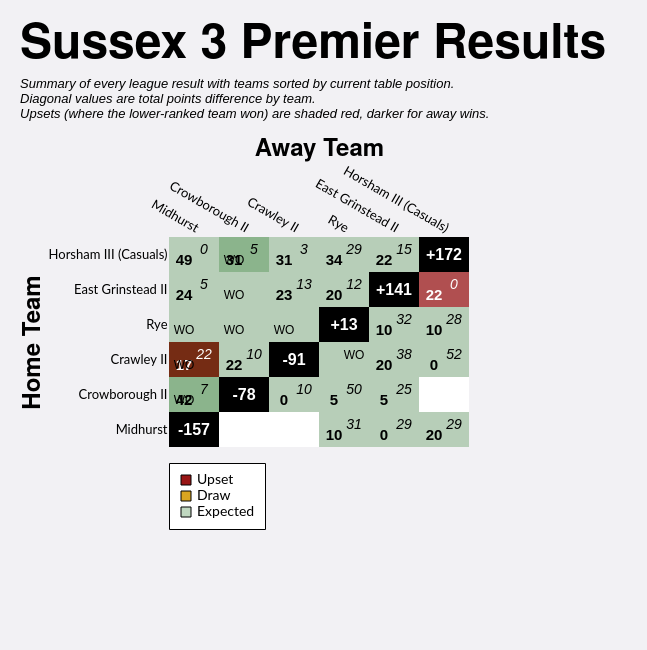

The Vega-Lite source for this figure:
### Vega-Lite specification from a JSON file in a GitHub repository (floating-point values rounded to 4 significant figures)
{"config": {"axis": {"labelFont": "Lato, sans-serif", "titleFont": "PT Sans Narrow, Helvetica Neue, Helvetica, Arial, sans-serif", "labelFontSize": 13, "titleFontSize": 24, "gridColor": "#202947", "gridOpacity": 0.2}, "header": {"labelFont": "PT Sans Narrow, Helvetica Neue, Helvetica, Arial, sans-serif", "titleFont": "PT Sans Narrow, Helvetica Neue, Helvetica, Arial, sans-serif", "labelFontSize": 24, "titleFontSize": 28, "labelFontWeight": "bold", "orient": "left"}, "legend": {"labelFont": "Lato, sans-serif", "titleFont": "PT Sans Narrow, Helvetica Neue, Helvetica, Arial, sans-serif", "labelFontSize": 14, "titleFontSize": 16, "titlePadding": 5, "fillColor": "white", "strokeColor": "black", "padding": 10, "titleFontWeight": "lighter", "titleFontStyle": "italic", "titleColor": "gray", "offset": 10}, "title": {"font": "PT Sans Narrow, Helvetica Neue, Helvetica, Arial, sans-serif", "fontSize": 48, "fontWeight": "bold", "anchor": "start", "align": "center", "titlePadding": 20, "subtitlePadding": 10, "subtitleFontSize": 13, "subtitleColor": "", "subtitleFontStyle": "italic", "offset": 15, "color": "black"}, "axisX": {"labelAngle": 0}, "facet": {"title": null, "header": null, "align": {"row": "each", "column": "each"}}, "resolve": {"scale": {"y": "independent", "facet": "independent"}}, "background": "#f2f1f4", "scale": {"offsetBandPaddingOuter": 0.2, "offsetBandPaddingInner": 0.1}, "view": {"stroke": null}}, "layer": [{"data": {"name": "data-8764dce6b878215d67f8b3fd9065652d"}, "mark": {"type": "rect"}, "encoding": {"color": {"field": "unexpected_result", "legend": {"columns": 1, "direction": "horizontal", "labelExpr": "datum.value === 'Upset (Away Win)' ? 'Upset' : datum.value", "labelLimit": 220, "offset": 16, "orient": "bottom", "symbolStrokeColor": "black", "symbolStrokeWidth": 1, "values": ["Upset (Away Win)", "Draw", "Expected"]}, "scale": {"domain": ["Expected", "Upset (Home Win)", "Upset (Away Win)", "Draw", "To be played", "N/A"], "range": ["#146f1444", "#991515bb", "#991515", "goldenrod", "white", "black"]}, "title": null, "type": "nominal"}, "opacity": {"condition": {"test": "datum.home_team == param_12['home_team'] || datum.away_team == param_12['home_team'] || !isValid(param_12['home_team'])", "value": 1.0}, "value": 0.1}, "tooltip": [{"field": "home_team", "title": "Home", "type": "nominal"}, {"field": "away_team", "title": "Away", "type": "nominal"}, {"field": "home_score_text", "title": "Home Score", "type": "nominal"}, {"field": "away_score_text", "title": "Away Score", "type": "nominal"}, {"field": "result", "title": "Result", "type": "nominal"}, {"field": "unexpected_result", "title": "Unexpectedness", "type": "nominal"}, {"field": "date", "format": "%d %b %Y", "title": "Date", "type": "temporal"}], "x": {"axis": {"domain": false, "grid": false, "labelAngle": 30, "orient": "top", "ticks": false}, "field": "away_team", "sort": ["Midhurst", "Crowborough II", "Crawley II", "Rye", "East Grinstead II", "Horsham III (Casuals)"], "title": "Away Team", "type": "nominal"}, "y": {"axis": {"domain": false, "grid": false, "ticks": false}, "field": "home_team", "sort": ["Horsham III (Casuals)", "East Grinstead II", "Rye", "Crawley II", "Crowborough II", "Midhurst"], "title": "Home Team", "type": "nominal"}}, "name": "view_8"}, {"data": {"name": "data-8764dce6b878215d67f8b3fd9065652d"}, "mark": {"type": "text", "fontStyle": "italic", "size": 14, "xOffset": 10, "yOffset": -5}, "encoding": {"color": {"condition": {"test": "(datum.home_team == param_12['home_team'] || datum.away_team == param_12['home_team'] || !isValid(param_12['home_team'])) && datum.unexpected_result == 'Expected'", "value": "black"}, "value": "white"}, "text": {"field": "away_score_text", "type": "nominal"}, "x": {"field": "away_team", "sort": ["Midhurst", "Crowborough II", "Crawley II", "Rye", "East Grinstead II", "Horsham III (Casuals)"], "type": "nominal"}, "y": {"field": "home_team", "sort": ["Horsham III (Casuals)", "East Grinstead II", "Rye", "Crawley II", "Crowborough II", "Midhurst"], "type": "nominal"}}, "transform": [{"filter": "datum.away_score_text != '' && datum.away_score_text != 'WO'"}]}, {"data": {"name": "data-8764dce6b878215d67f8b3fd9065652d"}, "mark": {"type": "text", "size": 12, "xOffset": 10, "yOffset": -5}, "encoding": {"color": {"condition": {"test": "(datum.home_team == param_12['home_team'] || datum.away_team == param_12['home_team'] || !isValid(param_12['home_team'])) && datum.unexpected_result == 'Expected'", "value": "black"}, "value": "white"}, "text": {"field": "away_score_text", "type": "nominal"}, "x": {"field": "away_team", "sort": ["Midhurst", "Crowborough II", "Crawley II", "Rye", "East Grinstead II", "Horsham III (Casuals)"], "type": "nominal"}, "y": {"field": "home_team", "sort": ["Horsham III (Casuals)", "East Grinstead II", "Rye", "Crawley II", "Crowborough II", "Midhurst"], "type": "nominal"}}, "transform": [{"filter": "datum.away_score_text == 'WO'"}]}, {"data": {"name": "data-8764dce6b878215d67f8b3fd9065652d"}, "mark": {"type": "text", "fontWeight": "bold", "size": 15, "xOffset": -10, "yOffset": 5}, "encoding": {"color": {"condition": {"test": "(datum.home_team == param_12['home_team'] || datum.away_team == param_12['home_team'] || !isValid(param_12['home_team'])) && datum.unexpected_result == 'Expected'", "value": "black"}, "value": "white"}, "text": {"field": "home_score_text", "type": "nominal"}, "x": {"field": "away_team", "sort": ["Midhurst", "Crowborough II", "Crawley II", "Rye", "East Grinstead II", "Horsham III (Casuals)"], "type": "nominal"}, "y": {"field": "home_team", "sort": ["Horsham III (Casuals)", "East Grinstead II", "Rye", "Crawley II", "Crowborough II", "Midhurst"], "type": "nominal"}}, "transform": [{"filter": "datum.home_score_text != '' && datum.home_score_text != 'WO'"}]}, {"data": {"name": "data-8764dce6b878215d67f8b3fd9065652d"}, "mark": {"type": "text", "size": 12, "xOffset": -10, "yOffset": 5}, "encoding": {"color": {"condition": {"test": "(datum.home_team == param_12['home_team'] || datum.away_team == param_12['home_team'] || !isValid(param_12['home_team'])) && datum.unexpected_result == 'Expected'", "value": "black"}, "value": "white"}, "text": {"field": "home_score_text", "type": "nominal"}, "x": {"field": "away_team", "sort": ["Midhurst", "Crowborough II", "Crawley II", "Rye", "East Grinstead II", "Horsham III (Casuals)"], "type": "nominal"}, "y": {"field": "home_team", "sort": ["Horsham III (Casuals)", "East Grinstead II", "Rye", "Crawley II", "Crowborough II", "Midhurst"], "type": "nominal"}}, "transform": [{"filter": "datum.home_score_text == 'WO'"}]}, {"data": {"name": "data-99997583bae8392bf271f2a6b991e258"}, "mark": {"type": "text", "color": "white", "fontWeight": "bold", "size": 16}, "encoding": {"text": {"field": "display_text", "type": "nominal"}, "tooltip": [{"field": "home_team", "title": "Team", "type": "nominal"}, {"field": "display_text", "title": "Points Difference", "type": "nominal"}], "x": {"field": "away_team", "sort": ["Midhurst", "Crowborough II", "Crawley II", "Rye", "East Grinstead II", "Horsham III (Casuals)"], "type": "nominal"}, "y": {"field": "home_team", "sort": ["Horsham III (Casuals)", "East Grinstead II", "Rye", "Crawley II", "Crowborough II", "Midhurst"], "type": "nominal"}}}], "height": {"step": 35}, "padding": {"left": 20, "top": 20, "right": 40, "bottom": 120}, "params": [{"name": "param_12", "select": {"type": "point", "clear": "dblclick", "fields": ["home_team"], "on": "click"}, "value": null, "views": ["view_8"]}], "title": {"text": "Sussex 3 Premier Results", "subtitle": ["Summary of every league result with teams sorted by current table position.", "Diagonal values are total points difference by team.", "Upsets (where the lower-ranked team won) are shaded red, darker for away wins."]}, "width": {"step": 50}, "$schema": "https://vega.github.io/schema/vega-lite/v5.20.1.json", "datasets": {"data-8764dce6b878215d67f8b3fd9065652d": [{"home_team": "Crawley II", "away_team": "Crawley II", "match_id": null, "date": "", "home_score": null, "away_score": null, "home_walkover": null, "away_walkover": null, "result": "N/A", "home_score_text": "", "away_score_text": "", "wo_result": "", "score_text": "", "display_text": "-91", "is_diagonal": true, "result_simple": "N/A", "unexpected_result": "N/A", "unexpected_opacity": 1.0}, {"home_team": "Crawley II", "away_team": "Crowborough II", "match_id": "952685", "date": "2022-01-22T00:00:00", "home_score": 22, "away_score": 10, "home_walkover": false, "away_walkover": false, "result": "Home Win", "home_score_text": "22", "away_score_text": "10", "wo_result": "", "score_text": "22-10", "display_text": "22-10", "is_diagonal": false, "result_simple": "Home Win", "unexpected_result": "Expected", "unexpected_opacity": 0.25}, {"home_team": "Crawley II", "away_team": "East Grinstead II", "match_id": "952701", "date": "2022-03-26T00:00:00", "home_score": 20, "away_score": 38, "home_walkover": false, "away_walkover": false, "result": "Away Win", "home_score_text": "20", "away_score_text": "38", "wo_result": "", "score_text": "20-38", "display_text": "20-38", "is_diagonal": false, "result_simple": "Away Win", "unexpected_result": "Expected", "unexpected_opacity": 0.25}, {"home_team": "Crawley II", "away_team": "Horsham III (Casuals)", "match_id": "952691", "date": "2022-02-12T00:00:00", "home_score": 0, "away_score": 52, "home_walkover": false, "away_walkover": false, "result": "Away Win", "home_score_text": "0", "away_score_text": "52", "wo_result": "", "score_text": "0-52", "display_text": "0-52", "is_diagonal": false, "result_simple": "Away Win", "unexpected_result": "Expected", "unexpected_opacity": 0.25}, {"home_team": "Crawley II", "away_team": "Midhurst", "match_id": "957345", "date": "2022-02-19T00:00:00", "home_score": 17, "away_score": 22, "home_walkover": false, "away_walkover": false, "result": "Away Win (LBP)", "home_score_text": "17", "away_score_text": "22", "wo_result": "", "score_text": "17-22", "display_text": "17-22", "is_diagonal": false, "result_simple": "Away Win", "unexpected_result": "Upset (Away Win)", "unexpected_opacity": 1.0}, {"home_team": "Crawley II", "away_team": "Midhurst", "match_id": "952681", "date": "2022-01-15T00:00:00", "home_score": null, "away_score": null, "home_walkover": true, "away_walkover": false, "result": "Home Win", "home_score_text": "WO", "away_score_text": "", "wo_result": "HWO", "score_text": "WO", "display_text": "WO", "is_diagonal": false, "result_simple": "Home Win", "unexpected_result": "Expected", "unexpected_opacity": 0.25}, {"home_team": "Crawley II", "away_team": "Rye", "match_id": "952676", "date": "2021-12-11T00:00:00", "home_score": null, "away_score": null, "home_walkover": false, "away_walkover": true, "result": "Away Win", "home_score_text": "", "away_score_text": "WO", "wo_result": "AWO", "score_text": "WO", "display_text": "WO", "is_diagonal": false, "result_simple": "Away Win", "unexpected_result": "Expected", "unexpected_opacity": 0.25}, {"home_team": "Crowborough II", "away_team": "Crawley II", "match_id": "952697", "date": "2022-03-05T00:00:00", "home_score": 0, "away_score": 10, "home_walkover": false, "away_walkover": false, "result": "Away Win", "home_score_text": "0", "away_score_text": "10", "wo_result": "", "score_text": "0-10", "display_text": "0-10", "is_diagonal": false, "result_simple": "Away Win", "unexpected_result": "Expected", "unexpected_opacity": 0.25}, {"home_team": "Crowborough II", "away_team": "Crowborough II", "match_id": null, "date": "", "home_score": null, "away_score": null, "home_walkover": null, "away_walkover": null, "result": "N/A", "home_score_text": "", "away_score_text": "", "wo_result": "", "score_text": "", "display_text": "-78", "is_diagonal": true, "result_simple": "N/A", "unexpected_result": "N/A", "unexpected_opacity": 1.0}, {"home_team": "Crowborough II", "away_team": "East Grinstead II", "match_id": "952677", "date": "2021-12-11T00:00:00", "home_score": 5, "away_score": 25, "home_walkover": false, "away_walkover": false, "result": "Away Win", "home_score_text": "5", "away_score_text": "25", "wo_result": "", "score_text": "5-25", "display_text": "5-25", "is_diagonal": false, "result_simple": "Away Win", "unexpected_result": "Expected", "unexpected_opacity": 0.25}, {"home_team": "Crowborough II", "away_team": "Horsham III (Casuals)", "match_id": null, "date": "", "home_score": null, "away_score": null, "home_walkover": null, "away_walkover": null, "result": "To be played", "home_score_text": "", "away_score_text": "", "wo_result": "", "score_text": "", "display_text": "", "is_diagonal": false, "result_simple": "To be played", "unexpected_result": "To be played", "unexpected_opacity": 1.0}, {"home_team": "Crowborough II", "away_team": "Midhurst", "match_id": "957845", "date": "2022-03-26T00:00:00", "home_score": 42, "away_score": 7, "home_walkover": false, "away_walkover": false, "result": "Home Win", "home_score_text": "42", "away_score_text": "7", "wo_result": "", "score_text": "42-7", "display_text": "42-7", "is_diagonal": false, "result_simple": "Home Win", "unexpected_result": "Expected", "unexpected_opacity": 0.25}, {"home_team": "Crowborough II", "away_team": "Midhurst", "match_id": "952687", "date": "2022-01-29T00:00:00", "home_score": null, "away_score": null, "home_walkover": true, "away_walkover": false, "result": "Home Win", "home_score_text": "WO", "away_score_text": "", "wo_result": "HWO", "score_text": "WO", "display_text": "WO", "is_diagonal": false, "result_simple": "Home Win", "unexpected_result": "Expected", "unexpected_opacity": 0.25}, {"home_team": "Crowborough II", "away_team": "Rye", "match_id": "952690", "date": "2022-02-12T00:00:00", "home_score": 5, "away_score": 50, "home_walkover": false, "away_walkover": false, "result": "Away Win", "home_score_text": "5", "away_score_text": "50", "wo_result": "", "score_text": "5-50", "display_text": "5-50", "is_diagonal": false, "result_simple": "Away Win", "unexpected_result": "Expected", "unexpected_opacity": 0.25}, {"home_team": "East Grinstead II", "away_team": "Crawley II", "match_id": "952688", "date": "2022-01-29T00:00:00", "home_score": 23, "away_score": 13, "home_walkover": false, "away_walkover": false, "result": "Home Win", "home_score_text": "23", "away_score_text": "13", "wo_result": "", "score_text": "23-13", "display_text": "23-13", "is_diagonal": false, "result_simple": "Home Win", "unexpected_result": "Expected", "unexpected_opacity": 0.25}, {"home_team": "East Grinstead II", "away_team": "Crowborough II", "match_id": "952704", "date": "2022-04-02T00:00:00", "home_score": null, "away_score": null, "home_walkover": true, "away_walkover": false, "result": "Home Win", "home_score_text": "WO", "away_score_text": "", "wo_result": "HWO", "score_text": "WO", "display_text": "WO", "is_diagonal": false, "result_simple": "Home Win", "unexpected_result": "Expected", "unexpected_opacity": 0.25}, {"home_team": "East Grinstead II", "away_team": "East Grinstead II", "match_id": null, "date": "", "home_score": null, "away_score": null, "home_walkover": null, "away_walkover": null, "result": "N/A", "home_score_text": "", "away_score_text": "", "wo_result": "", "score_text": "", "display_text": "+141", "is_diagonal": true, "result_simple": "N/A", "unexpected_result": "N/A", "unexpected_opacity": 1.0}, {"home_team": "East Grinstead II", "away_team": "Horsham III (Casuals)", "match_id": "952698", "date": "2022-03-05T00:00:00", "home_score": 22, "away_score": 0, "home_walkover": false, "away_walkover": false, "result": "Home Win", "home_score_text": "22", "away_score_text": "0", "wo_result": "", "score_text": "22-0", "display_text": "22-0", "is_diagonal": false, "result_simple": "Home Win", "unexpected_result": "Upset (Home Win)", "unexpected_opacity": 0.75}, {"home_team": "East Grinstead II", "away_team": "Midhurst", "match_id": "952692", "date": "2022-02-12T00:00:00", "home_score": 24, "away_score": 5, "home_walkover": false, "away_walkover": false, "result": "Home Win", "home_score_text": "24", "away_score_text": "5", "wo_result": "", "score_text": "24-5", "display_text": "24-5", "is_diagonal": false, "result_simple": "Home Win", "unexpected_result": "Expected", "unexpected_opacity": 0.25}, {"home_team": "East Grinstead II", "away_team": "Rye", "match_id": "952683", "date": "2022-01-15T00:00:00", "home_score": 20, "away_score": 12, "home_walkover": false, "away_walkover": false, "result": "Home Win", "home_score_text": "20", "away_score_text": "12", "wo_result": "", "score_text": "20-12", "display_text": "20-12", "is_diagonal": false, "result_simple": "Home Win", "unexpected_result": "Expected", "unexpected_opacity": 0.25}, {"home_team": "Horsham III (Casuals)", "away_team": "Crawley II", "match_id": "952678", "date": "2021-12-18T00:00:00", "home_score": 31, "away_score": 3, "home_walkover": false, "away_walkover": false, "result": "Home Win", "home_score_text": "31", "away_score_text": "3", "wo_result": "", "score_text": "31-3", "display_text": "31-3", "is_diagonal": false, "result_simple": "Home Win", "unexpected_result": "Expected", "unexpected_opacity": 0.25}, {"home_team": "Horsham III (Casuals)", "away_team": "Crowborough II", "match_id": "957346", "date": "2022-02-19T00:00:00", "home_score": 31, "away_score": 5, "home_walkover": false, "away_walkover": false, "result": "Home Win", "home_score_text": "31", "away_score_text": "5", "wo_result": "", "score_text": "31-5", "display_text": "31-5", "is_diagonal": false, "result_simple": "Home Win", "unexpected_result": "Expected", "unexpected_opacity": 0.25}, {"home_team": "Horsham III (Casuals)", "away_team": "Crowborough II", "match_id": "953050", "date": "2022-01-15T00:00:00", "home_score": null, "away_score": null, "home_walkover": true, "away_walkover": false, "result": "Home Win", "home_score_text": "WO", "away_score_text": "", "wo_result": "HWO", "score_text": "WO", "display_text": "WO", "is_diagonal": false, "result_simple": "Home Win", "unexpected_result": "Expected", "unexpected_opacity": 0.25}, {"home_team": "Horsham III (Casuals)", "away_team": "East Grinstead II", "match_id": "952684", "date": "2022-01-22T00:00:00", "home_score": 22, "away_score": 15, "home_walkover": false, "away_walkover": false, "result": "Home Win (LBP)", "home_score_text": "22", "away_score_text": "15", "wo_result": "", "score_text": "22-15", "display_text": "22-15", "is_diagonal": false, "result_simple": "Home Win", "unexpected_result": "Expected", "unexpected_opacity": 0.25}, {"home_team": "Horsham III (Casuals)", "away_team": "Horsham III (Casuals)", "match_id": null, "date": "", "home_score": null, "away_score": null, "home_walkover": null, "away_walkover": null, "result": "N/A", "home_score_text": "", "away_score_text": "", "wo_result": "", "score_text": "", "display_text": "+172", "is_diagonal": true, "result_simple": "N/A", "unexpected_result": "N/A", "unexpected_opacity": 1.0}, {"home_team": "Horsham III (Casuals)", "away_team": "Midhurst", "match_id": "952675", "date": "2021-12-11T00:00:00", "home_score": 49, "away_score": 0, "home_walkover": false, "away_walkover": false, "result": "Home Win", "home_score_text": "49", "away_score_text": "0", "wo_result": "", "score_text": "49-0", "display_text": "49-0", "is_diagonal": false, "result_simple": "Home Win", "unexpected_result": "Expected", "unexpected_opacity": 0.25}, {"home_team": "Horsham III (Casuals)", "away_team": "Rye", "match_id": "952700", "date": "2022-03-19T00:00:00", "home_score": 34, "away_score": 29, "home_walkover": false, "away_walkover": false, "result": "Home Win (LBP)", "home_score_text": "34", "away_score_text": "29", "wo_result": "", "score_text": "34-29", "display_text": "34-29", "is_diagonal": false, "result_simple": "Home Win", "unexpected_result": "Expected", "unexpected_opacity": 0.25}, {"home_team": "Midhurst", "away_team": "Crawley II", "match_id": null, "date": "", "home_score": null, "away_score": null, "home_walkover": null, "away_walkover": null, "result": "To be played", "home_score_text": "", "away_score_text": "", "wo_result": "", "score_text": "", "display_text": "", "is_diagonal": false, "result_simple": "To be played", "unexpected_result": "To be played", "unexpected_opacity": 1.0}, {"home_team": "Midhurst", "away_team": "Crowborough II", "match_id": null, "date": "", "home_score": null, "away_score": null, "home_walkover": null, "away_walkover": null, "result": "To be played", "home_score_text": "", "away_score_text": "", "wo_result": "", "score_text": "", "display_text": "", "is_diagonal": false, "result_simple": "To be played", "unexpected_result": "To be played", "unexpected_opacity": 1.0}, {"home_team": "Midhurst", "away_team": "East Grinstead II", "match_id": "955168", "date": "2022-01-08T00:00:00", "home_score": 0, "away_score": 29, "home_walkover": false, "away_walkover": false, "result": "Away Win", "home_score_text": "0", "away_score_text": "29", "wo_result": "", "score_text": "0-29", "display_text": "0-29", "is_diagonal": false, "result_simple": "Away Win", "unexpected_result": "Expected", "unexpected_opacity": 0.25}, {"home_team": "Midhurst", "away_team": "Horsham III (Casuals)", "match_id": "952702", "date": "2022-04-02T00:00:00", "home_score": 20, "away_score": 29, "home_walkover": false, "away_walkover": false, "result": "Away Win", "home_score_text": "20", "away_score_text": "29", "wo_result": "", "score_text": "20-29", "display_text": "20-29", "is_diagonal": false, "result_simple": "Away Win", "unexpected_result": "Expected", "unexpected_opacity": 0.25}, {"home_team": "Midhurst", "away_team": "Midhurst", "match_id": null, "date": "", "home_score": null, "away_score": null, "home_walkover": null, "away_walkover": null, "result": "N/A", "home_score_text": "", "away_score_text": "", "wo_result": "", "score_text": "", "display_text": "-157", "is_diagonal": true, "result_simple": "N/A", "unexpected_result": "N/A", "unexpected_opacity": 1.0}, {"home_team": "Midhurst", "away_team": "Rye", "match_id": "952686", "date": "2022-01-22T00:00:00", "home_score": 10, "away_score": 31, "home_walkover": false, "away_walkover": false, "result": "Away Win", "home_score_text": "10", "away_score_text": "31", "wo_result": "", "score_text": "10-31", "display_text": "10-31", "is_diagonal": false, "result_simple": "Away Win", "unexpected_result": "Expected", "unexpected_opacity": 0.25}, {"home_team": "Rye", "away_team": "Crawley II", "match_id": "952703", "date": "2022-04-02T00:00:00", "home_score": null, "away_score": null, "home_walkover": true, "away_walkover": false, "result": "Home Win", "home_score_text": "WO", "away_score_text": "", "wo_result": "HWO", "score_text": "WO", "display_text": "WO", "is_diagonal": false, "result_simple": "Home Win", "unexpected_result": "Expected", "unexpected_opacity": 0.25}, {"home_team": "Rye", "away_team": "Crowborough II", "match_id": "955082", "date": "2022-02-05T00:00:00", "home_score": null, "away_score": null, "home_walkover": true, "away_walkover": false, "result": "Home Win", "home_score_text": "WO", "away_score_text": "", "wo_result": "HWO", "score_text": "WO", "display_text": "WO", "is_diagonal": false, "result_simple": "Home Win", "unexpected_result": "Expected", "unexpected_opacity": 0.25}, {"home_team": "Rye", "away_team": "East Grinstead II", "match_id": "959356", "date": "2022-03-12T00:00:00", "home_score": 10, "away_score": 32, "home_walkover": false, "away_walkover": false, "result": "Away Win", "home_score_text": "10", "away_score_text": "32", "wo_result": "", "score_text": "10-32", "display_text": "10-32", "is_diagonal": false, "result_simple": "Away Win", "unexpected_result": "Expected", "unexpected_opacity": 0.25}, {"home_team": "Rye", "away_team": "Horsham III (Casuals)", "match_id": "952689", "date": "2022-01-29T00:00:00", "home_score": 10, "away_score": 28, "home_walkover": false, "away_walkover": false, "result": "Away Win", "home_score_text": "10", "away_score_text": "28", "wo_result": "", "score_text": "10-28", "display_text": "10-28", "is_diagonal": false, "result_simple": "Away Win", "unexpected_result": "Expected", "unexpected_opacity": 0.25}, {"home_team": "Rye", "away_team": "Midhurst", "match_id": "952696", "date": "2022-03-05T00:00:00", "home_score": null, "away_score": null, "home_walkover": true, "away_walkover": false, "result": "Home Win", "home_score_text": "WO", "away_score_text": "", "wo_result": "HWO", "score_text": "WO", "display_text": "WO", "is_diagonal": false, "result_simple": "Home Win", "unexpected_result": "Expected", "unexpected_opacity": 0.25}, {"home_team": "Rye", "away_team": "Rye", "match_id": null, "date": "", "home_score": null, "away_score": null, "home_walkover": null, "away_walkover": null, "result": "N/A", "home_score_text": "", "away_score_text": "", "wo_result": "", "score_text": "", "display_text": "+13", "is_diagonal": true, "result_simple": "N/A", "unexpected_result": "N/A", "unexpected_opacity": 1.0}], "data-99997583bae8392bf271f2a6b991e258": [{"home_team": "Crawley II", "away_team": "Crawley II", "match_id": null, "date": "", "home_score": null, "away_score": null, "home_walkover": null, "away_walkover": null, "result": "N/A", "home_score_text": "", "away_score_text": "", "wo_result": "", "score_text": "", "display_text": "-91", "is_diagonal": true, "result_simple": "N/A", "unexpected_result": "N/A", "unexpected_opacity": 1.0}, {"home_team": "Crowborough II", "away_team": "Crowborough II", "match_id": null, "date": "", "home_score": null, "away_score": null, "home_walkover": null, "away_walkover": null, "result": "N/A", "home_score_text": "", "away_score_text": "", "wo_result": "", "score_text": "", "display_text": "-78", "is_diagonal": true, "result_simple": "N/A", "unexpected_result": "N/A", "unexpected_opacity": 1.0}, {"home_team": "East Grinstead II", "away_team": "East Grinstead II", "match_id": null, "date": "", "home_score": null, "away_score": null, "home_walkover": null, "away_walkover": null, "result": "N/A", "home_score_text": "", "away_score_text": "", "wo_result": "", "score_text": "", "display_text": "+141", "is_diagonal": true, "result_simple": "N/A", "unexpected_result": "N/A", "unexpected_opacity": 1.0}, {"home_team": "Horsham III (Casuals)", "away_team": "Horsham III (Casuals)", "match_id": null, "date": "", "home_score": null, "away_score": null, "home_walkover": null, "away_walkover": null, "result": "N/A", "home_score_text": "", "away_score_text": "", "wo_result": "", "score_text": "", "display_text": "+172", "is_diagonal": true, "result_simple": "N/A", "unexpected_result": "N/A", "unexpected_opacity": 1.0}, {"home_team": "Midhurst", "away_team": "Midhurst", "match_id": null, "date": "", "home_score": null, "away_score": null, "home_walkover": null, "away_walkover": null, "result": "N/A", "home_score_text": "", "away_score_text": "", "wo_result": "", "score_text": "", "display_text": "-157", "is_diagonal": true, "result_simple": "N/A", "unexpected_result": "N/A", "unexpected_opacity": 1.0}, {"home_team": "Rye", "away_team": "Rye", "match_id": null, "date": "", "home_score": null, "away_score": null, "home_walkover": null, "away_walkover": null, "result": "N/A", "home_score_text": "", "away_score_text": "", "wo_result": "", "score_text": "", "display_text": "+13", "is_diagonal": true, "result_simple": "N/A", "unexpected_result": "N/A", "unexpected_opacity": 1.0}]}}
